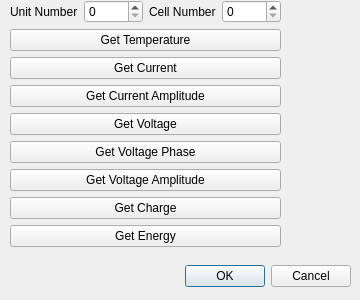
<?xml version="1.0" encoding="UTF-8"?>
<ui version="4.0">
 <class>test</class>
 <widget class="QDialog" name="test">
  <property name="geometry">
   <rect>
    <x>0</x>
    <y>0</y>
    <width>360</width>
    <height>300</height>
   </rect>
  </property>
  <property name="windowTitle">
   <string>Dialog</string>
  </property>
  <widget class="QDialogButtonBox" name="buttonBox">
   <property name="geometry">
    <rect>
     <x>10</x>
     <y>260</y>
     <width>341</width>
     <height>32</height>
    </rect>
   </property>
   <property name="orientation">
    <enum>Qt::Horizontal</enum>
   </property>
   <property name="standardButtons">
    <set>QDialogButtonBox::Cancel|QDialogButtonBox::Ok</set>
   </property>
  </widget>
  <widget class="QWidget" name="verticalLayoutWidget">
   <property name="geometry">
    <rect>
     <x>10</x>
     <y>0</y>
     <width>271</width>
     <height>256</height>
    </rect>
   </property>
   <layout class="QVBoxLayout" name="verticalLayout">
    <item>
     <layout class="QHBoxLayout" name="horizontalLayout">
      <item>
       <widget class="QLabel" name="unitNumberLabel">
        <property name="text">
         <string>Unit Number</string>
        </property>
       </widget>
      </item>
      <item>
       <widget class="QSpinBox" name="unitNumber"/>
      </item>
      <item>
       <widget class="QLabel" name="cellNumberLabel">
        <property name="text">
         <string>Cell Number</string>
        </property>
       </widget>
      </item>
      <item>
       <widget class="QSpinBox" name="cellNumber"/>
      </item>
     </layout>
    </item>
    <item>
     <widget class="QPushButton" name="tempButton">
      <property name="text">
       <string>Get Temperature</string>
      </property>
     </widget>
    </item>
    <item>
     <widget class="QPushButton" name="currentButton">
      <property name="text">
       <string>Get Current</string>
      </property>
     </widget>
    </item>
    <item>
     <widget class="QPushButton" name="currentAmpButton">
      <property name="text">
       <string>Get Current Amplitude</string>
      </property>
     </widget>
    </item>
    <item>
     <widget class="QPushButton" name="voltageButton">
      <property name="text">
       <string>Get Voltage</string>
      </property>
     </widget>
    </item>
    <item>
     <widget class="QPushButton" name="voltagePhaseButton">
      <property name="text">
       <string>Get Voltage Phase</string>
      </property>
     </widget>
    </item>
    <item>
     <widget class="QPushButton" name="voltageAmpButton">
      <property name="text">
       <string>Get Voltage Amplitude</string>
      </property>
     </widget>
    </item>
    <item>
     <widget class="QPushButton" name="chargeButton">
      <property name="text">
       <string>Get Charge</string>
      </property>
     </widget>
    </item>
    <item>
     <widget class="QPushButton" name="energyButton">
      <property name="text">
       <string>Get Energy</string>
      </property>
     </widget>
    </item>
   </layout>
  </widget>
 </widget>
 <resources/>
 <connections>
  <connection>
   <sender>buttonBox</sender>
   <signal>accepted()</signal>
   <receiver>test</receiver>
   <slot>accept()</slot>
   <hints>
    <hint type="sourcelabel">
     <x>248</x>
     <y>254</y>
    </hint>
    <hint type="destinationlabel">
     <x>157</x>
     <y>274</y>
    </hint>
   </hints>
  </connection>
  <connection>
   <sender>buttonBox</sender>
   <signal>rejected()</signal>
   <receiver>test</receiver>
   <slot>reject()</slot>
   <hints>
    <hint type="sourcelabel">
     <x>316</x>
     <y>260</y>
    </hint>
    <hint type="destinationlabel">
     <x>286</x>
     <y>274</y>
    </hint>
   </hints>
  </connection>
 </connections>
</ui>
